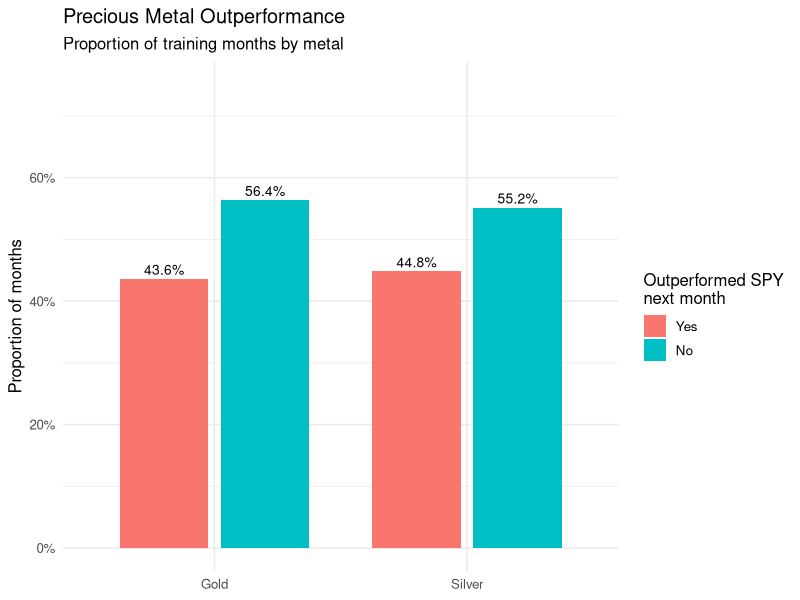
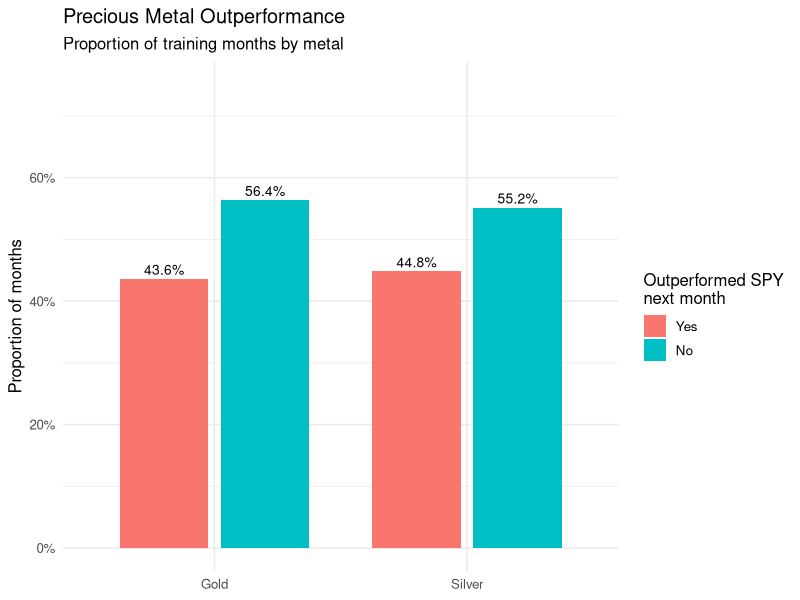

Generate these figures, in order, with R:
#EDA file for Precious Metals Prediction - ST 558 Final Project
#Author: Carlos Petzold
#Date: 11/23/2026

library(tidyverse)
library(lubridate)
library(scales)


# Read in and inspect the data:

model_data <- read_csv(
  "data/processed/precious_metals.csv",
  show_col_types = FALSE
) |>
  mutate(
    month = as.Date(month),
    metal = factor(metal, levels = c("Gold", "Silver")),
    outperform_next_month = factor(
      outperform_next_month,
      levels = c("Yes", "No")
    )
  ) |>
  arrange(month, metal)

# Create directory for figures
dir.create("figures", showWarnings = FALSE)

# Split data into training and testing:

# Split by unique months rather than individual rows
all_months <- sort(unique(model_data$month))

n_train_months <- floor(length(all_months) * 0.70)

training_months <- all_months[
  seq_len(n_train_months)
]

train_data <- model_data |>
  filter(month %in% training_months)

test_data <- model_data |>
  filter(!month %in% training_months)

# Verify that months do not overlap
stopifnot(
  !any(train_data$month %in% test_data$month)
)

# Inspect split
tibble(
  dataset = c("Training", "Testing"),
  observations = c(nrow(train_data), nrow(test_data)),
  months = c(
    n_distinct(train_data$month),
    n_distinct(test_data$month)
  ),
  start = c(
    min(train_data$month),
    min(test_data$month)
  ),
  end = c(
    max(train_data$month),
    max(test_data$month)
  )
)

#Distribution of Outcome by Metal:
outcome_summary <- train_data |>
  group_by(metal, outperform_next_month) |>
  summarise(
    n = n(),
    .groups = "drop"
  ) |>
  group_by(metal) |>
  mutate(
    proportion = n / sum(n)
  ) |>
  ungroup()

print(outcome_summary)

# Visualize
p1 <- ggplot(
  outcome_summary,
  aes(
    x = metal,
    y = proportion,
    fill = outperform_next_month
  )
) +
  geom_col(
    position = position_dodge(width = 0.8),
    width = 0.7
  ) +
  geom_text(
    aes(label = percent(proportion, accuracy = 0.1)),
    position = position_dodge(width = 0.8),
    vjust = -0.4,
    size = 3.5
  ) +
  scale_y_continuous(
    labels = label_percent(),
    limits = c(0, 0.75)
  ) +
  labs(
    title = "Precious Metal Outperformance",
    subtitle = "Proportion of training months by metal",
    x = NULL,
    y = "Proportion of months",
    fill = "Outperformed SPY\nnext month"
  ) +
  theme_minimal(base_size = 12)

print(p1)

ggsave(
  "figures/01_outperformance_distribution.png",
  plot = p1,
  width = 8,
  height = 5,
  dpi = 300
)
